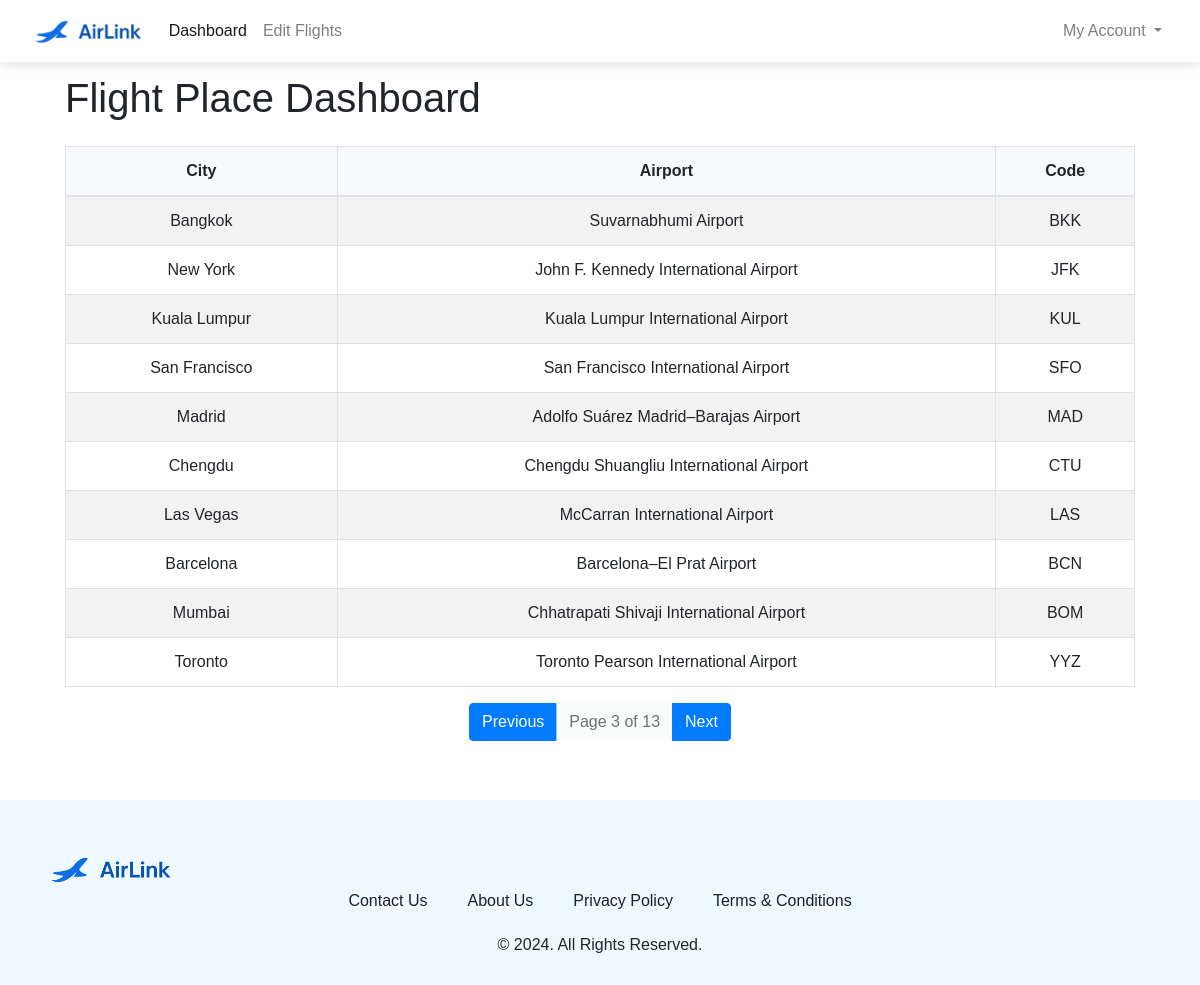
/admindashboard/?page=3 (signed in), run on the app's committed database.
### flight/models.py (models this page shows, shortened)
class Airport(models.Model):
    city = models.CharField(max_length=100)
    airport = models.CharField(max_length=255)
    code = models.CharField(max_length=10, unique=True)
    country = models.CharField(max_length=100)

### flight/views.py (the view)
# urls.py: path('admindashboard/', views.admin_dashboard, name='admindashboard'),
def admin_dashboard(request):
    if not is_admin(request.user):
        return redirect('adminlogin')
    airports = Airport.objects.all()
    paginator = Paginator(airports, 10)  # Show 10 airports per page
    page_number = request.GET.get('page')
    page_obj = paginator.get_page(page_number)
    return render(request, 'flight/admindashboard.html', {'flight_place': page_obj})

### flight/views.py (called while the page is built)
def is_admin(user):
    return user.is_authenticated and user.is_staff

### flight/templates/flight/admindashboard.html (shortened to what this page needs)
{% extends 'flight/layout3.html' %}
{% load static %}
{% block head %}
    <link rel="stylesheet" type="text/css" href="{% static 'css/dashboard.css' %}">
{% endblock head %}
{% block body %}
<section class="section section1">
    <div class="container">
        <div class="row">
            <div class="col-md-12">
                <div class="section-heading">
                    <h1 class="mt-4">Flight Place Dashboard</h1>
                </div>
                <table class="table table-bordered table-striped mt-4">
                    <thead>
                        <tr>
                            <th>City</th>
                            <th>Airport</th>
                            <th>Code</th>
                        </tr>
                    </thead>
                    <tbody>
                        {% for place in flight_place %}
                        <tr>
                            <td>{{ place.city }}</td>
                            <td>{{ place.airport }}</td>
                            <td>{{ place.code }}</td>
                        </tr>
                        {% empty %}
                        <tr>
                            <td colspan="4" class="text-center">No data available.</td>
                        </tr>
                        {% endfor %}
                    </tbody>
                </table>
                <div class="d-flex justify-content-center mt-3">
                    <div class="btn-group" role="group">
                        {% if flight_place.has_previous %}
                            <a href="?page={{ flight_place.previous_page_number }}" class="btn btn-primary">Previous</a>
                        {% else %}
                            <a class="btn btn-secondary disabled" aria-disabled="true">Previous</a>
                        {% endif %}
                        <span class="btn btn-light disabled">
                            Page {{ flight_place.number }} of {{ flight_place.paginator.num_pages }}
                        </span>
                        {% if flight_place.has_next %}
                            <a href="?page={{ flight_place.next_page_number }}" class="btn btn-primary">Next</a>
                        {% else %}
                            <a class="btn btn-secondary disabled" aria-disabled="true">Next</a>
                        {% endif %}
                    </div>
                </div>
            </div>
        </div>
    </div>
</section>
{% endblock %}

### flight/static/css/layout_style.css (style rules this page uses)
body { margin: 0px; padding: 0px; font-family: "Rubik", sans-serif; font-weight: normal; font-style: normal; min-width: 250px; }
.section { background-size: cover; background-position: center; background-repeat: no-repeat; padding: 30px 50px; min-height: 100vh; }

### flight/static/css/dashboard.css (style rules this page uses)
.container { margin-top: 20px; }
table { width: 100%; border-collapse: collapse; }
thead th { background-color: #f8f9fa; font-weight: bold; text-align: center; }
table, th, td { border: 1px solid #dee2e6; padding: 10px; }
td { text-align: center; }

### data on the page
Airport: city "Bangkok", airport "Suvarnabhumi Airport", code "BKK"
Airport: city "New York", airport "John F. Kennedy International Airport", code "JFK"
Airport: city "Kuala Lumpur", airport "Kuala Lumpur International Airport", code "KUL"
Airport: city "San Francisco", airport "San Francisco International Airport", code "SFO"
Airport: city "Madrid", airport "Adolfo Suárez Madrid–Barajas Airport", code "MAD"
Airport: city "Chengdu", airport "Chengdu Shuangliu International Airport", code "CTU"
Airport: city "Las Vegas", airport "McCarran International Airport", code "LAS"
Airport: city "Barcelona", airport "Barcelona–El Prat Airport", code "BCN"
Airport: city "Mumbai", airport "Chhatrapati Shivaji International Airport", code "BOM"
Airport: city "Toronto", airport "Toronto Pearson International Airport", code "YYZ"

### other printed values
{{ flight_place.number }} "3"
{{ flight_place.paginator.num_pages }} "13"
